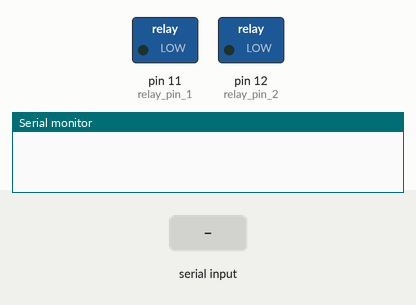
The sketch below on a simulated Arduino Uno, built with avr-gcc and run on an emulated ATmega328P. Shown: switched loads named in the sketch (green lamp = pin HIGH), the last lines printed to the serial monitor. Inputs (shaded band) come from the test bench.

Above: at 1.2 s.
1.3 s: "2" received over Serial
At 2.5 s:
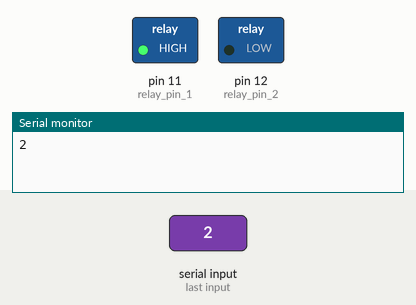
2.8 s: "4" received over Serial
At 3.9 s:
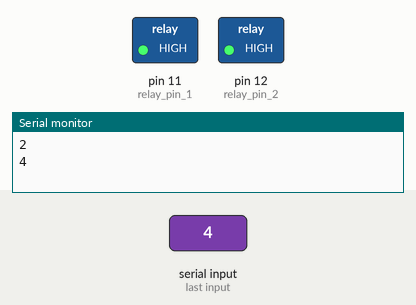
4.3 s: "1" received over Serial
At 5.0 s:
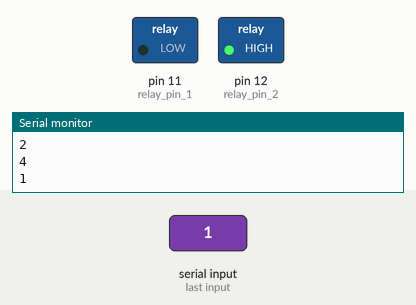
5.8 s: "3" received over Serial
At 6.2 s:
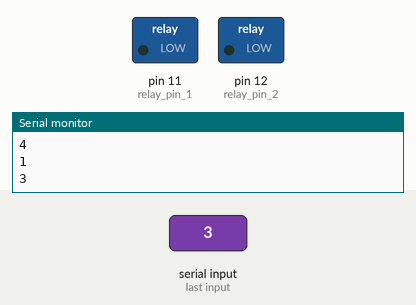
7.3 s: "6" received over Serial
At 8.5 s:
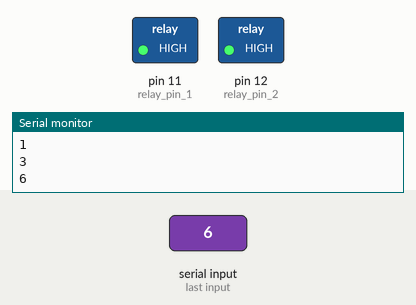
Timing chart, 0 to 9.8 s (numbered marks = the images above; inputs shaded):
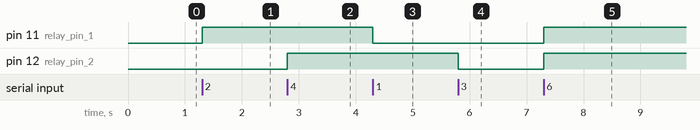

The sketch:

two_relay_switches_controlled_by_bluetooth_or_serial_monitor.ino
```cpp
char t;
void setup() {
Serial.begin(9600);
pinMode(11,OUTPUT); //relay pin 1
pinMode(12,OUTPUT); //relay pin 2
}
void loop() {
if(Serial.available())
 {
  t=Serial.read();
  Serial.println(t);
 }
if(t=='1') //relay 1 energizes
 {
  digitalWrite(11,LOW);
 }
if(t=='2') //relay 1 off
 {
  digitalWrite(11,HIGH);
 }
if(t=='3') //relay 2 energizes
 {
  digitalWrite(12,LOW);
 }
if(t=='4') //relay 2 off
 {
  digitalWrite(12,HIGH);
 }
if(t=='5') //relay 1 and 2 both are energized
 {
  digitalWrite(11,LOW);
  digitalWrite(12,LOW);
 }
if(t=='6') //relay 1 and 2 both are off
 {
  digitalWrite(11,HIGH);
  digitalWrite(12,HIGH);
 }
}
```

Measured:
- after the input at 1.3 s, pin 11 (relay_pin_1): LOW → HIGH at once
- after the input at 2.8 s, pin 12 (relay_pin_2): LOW → HIGH at once
- after the input at 4.3 s, pin 11 (relay_pin_1): HIGH → LOW at once
- after the input at 5.8 s, pin 12 (relay_pin_2): HIGH → LOW at once
- after the input at 7.3 s, pin 11 (relay_pin_1), pin 12 (relay_pin_2): LOW → HIGH at once
